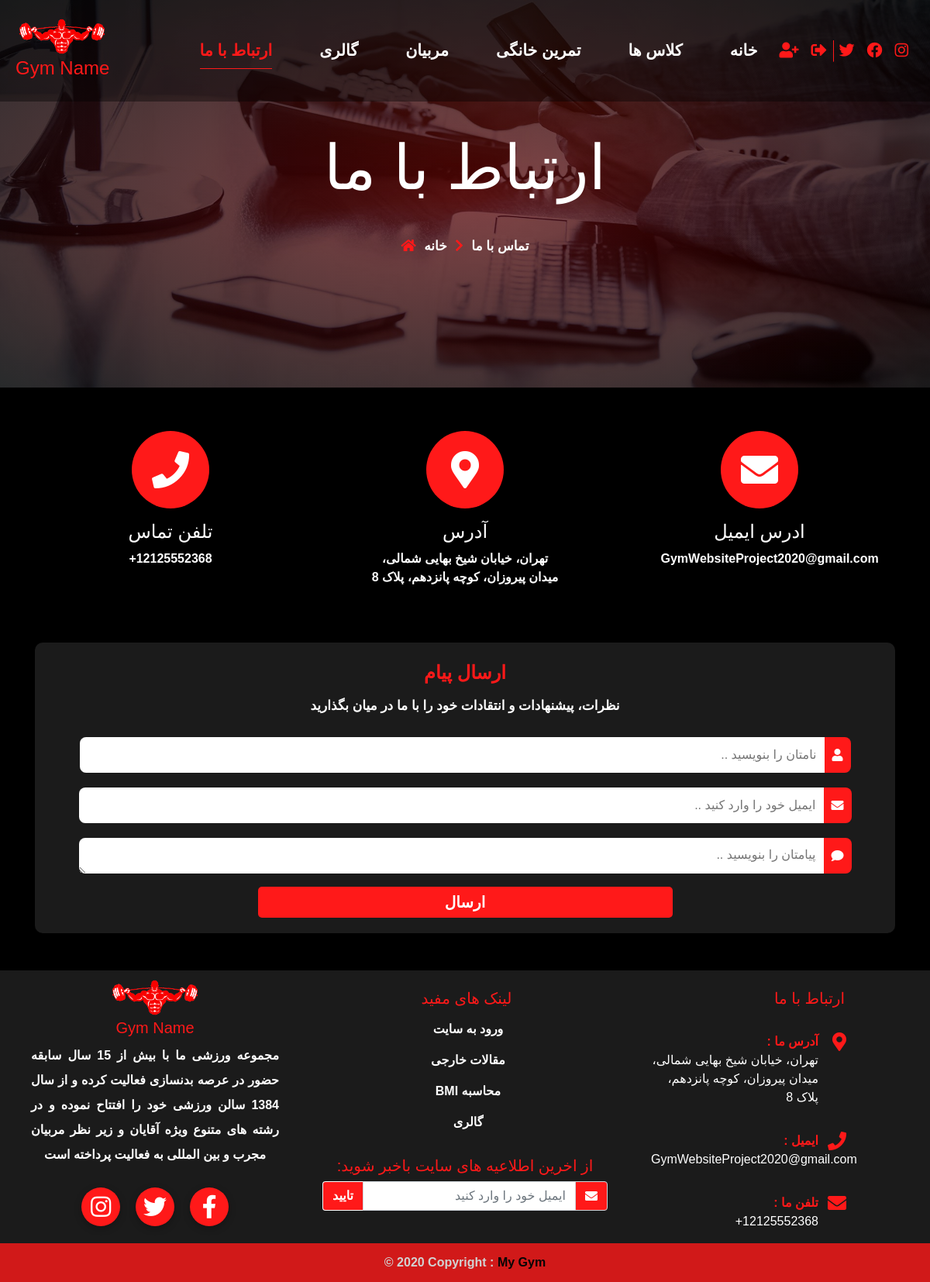
/contact_us/, run on the app's committed database.
### pages/models.py (models this page shows, shortened)
class Banner(models.Model):
    class Pages(models.TextChoices):
            page_1 = 'presence_class', "کلاس های حضوری"
            page_2 = 'online_private_class', "کلاس های انلاین خصوصی"
            page_3 = 'online_public_class', "کلاس های انلاین عمومی"
            page_4  = 'beginner_workouts', "تمرینات سطح مبتدی"
            page_5 = 'intermediate_workouts', "تمرینات سطح متوسط"
            page_6 = 'advanced_workouts', "تمرینات سطح پیشرفته"
            page_7 = 'our_team', "تیم ما"
            page_8 = 'gallery', "گالری"
            page_9 = 'contact_us', "ارتباط با ما"
            page_10 = 'profile', "پروفایل کاربری"
            page_11 = 'online_private_class_details', "جزئیات کلاس انلاین خصوصی"
            page_12 = 'online_public_class_details',"جزئیات کلاس انلاین عمومی"
            page_13 = 'presence_class_details',"جزئیات کلاس حضوری"
    image = models.ImageField(upload_to='banners/pages_banners/%Y/%m/%d')
    title = models.CharField(max_length=100)
    page = models.CharField(max_length=100,choices=Pages.choices,unique=True)
    class Meta:
        verbose_name_plural = "بنر ها"

### contact_us/models.py (models this page shows, shortened)
class Contact_Info(models.Model):
    address = models.TextField()
    phone = PhoneNumberField(null=False, blank=False)
    email = models.EmailField()
    instagram_link = models.URLField(blank=True)
    facebook_link = models.URLField(blank=True)
    twitter_link = models.URLField(blank=True)
    bio = models.TextField()
    class Meta:
        verbose_name_plural = "اطلاعات سایت"

### contact_us/views.py (the view, shortened to what this page needs)
# urls.py: path('contact_us/', include('contact_us.urls')),
def contact_us(request):
    banner = Banner.objects.filter(page="contact_us").first()
    info = Contact_Info.objects.all()
    context = {
        'banner' : banner,
        'informations' : info.first(),
    }
    return render(request, './contact_us.html',context)

### pages/context_processors.py (called while the page is built, shortened)
def info(request):
    info = Contact_Info.objects.all()
    context = {
        'info' : info.first(),
    }
    all_users = User.objects.all()
    for user in all_users:
        active_registers , expired_registers = Register.objects.get_user_registers(user)
        for i in expired_registers:
            i.is_expired=True
            i.save()
    if request.user.is_authenticated:
        cart_obj, new_obj = Cart.objects.new_or_get(request.user)
        cart_count = cart_obj.selected_class.count() + cart_obj.online_selected_class.count()
        context.update({'cart_count' : cart_count})
    return(context)

### registers/models.py (called while the page is built)
def add_dates(sender, instance, *args, **kwrags):
    if instance.status == 'پرداخت شده':
        if instance.register_date is None and instance.expiration_date is None:
            instance.register_date = date.today()
            instance.expiration_date = date.today() + timedelta(days=1)

def pre_save_create_register_id(sender, instance, *args, **kwrags):
    if not instance.register_id:
        instance.register_id = unique_register_id_generator(instance)

def post_save_register(sender, instance, created, *args, **kwrags):
    if created:
        instance.update_total()

def change_cart_status(sender, instance, *args, **kwargs):
    if instance.status == "پرداخت شده":
        qs = Cart.objects.filter(id=instance.cart.id)
        qs.update(terminated=True)

    def get_user_registers(self,user):
        active_classes = []
        qs = self.get_queryset().filter(user=user, status="پرداخت شده")
        for i in qs:
            if i.expiration_date > date.today():
                active_classes.append(i)
        s = set(active_classes)
        expired_classes = [x for x in qs if x not in s]
        return active_classes, expired_classes

### templates/contact_us.html (shortened to what this page needs)
{% extends 'base.html' %}
{% block content%}
  <section>
    <div class="banner"style="background-image: url('{{ banner.image.url }}');">
      <h1 data-aos="fade-up" data-aos-duration="800"> {{banner.title}} </h1>
      <div class="page-address">
        <span><i class="fa fa-home"></i></span>
        <span>تماس با ما</span>
        <span><i class="fas fa-chevron-right"></i></span>
        <span> خانه </span>
      </div>
    </div>
  </section>
  <section class="container my-5">
    {% if informations %}
    <div class="d-flex row justify-content-around text-center my-5">
      <div class="contact-item col-md-3 my-2">
        <i class="fa fa-phone fa-3x circle-icon"></i>
        <h4>تلفن تماس</h4>
        <p>{{ informations.phone}}</p>
      </div>
      <div class="contact-item col-md-3 my-2">
        <i class="fas fa-map-marker-alt fa-3x circle-icon"></i>
        <h4>آدرس</h4>
        <p>{{ informations.address }}</p>
      </div>
      <div class="contact-item col-md-3 my-2">
        <i class="fa fa-envelope fa-3x circle-icon"></i>
        <h4>ادرس ایمیل</h4>
        <p>{{ informations.email }}</p>
      </div>
    </div>
    {% else %}
<div class="col-md-12">
  <p>هیچ اطلاعاتی موجود نیست</p>
</div>
    {% endif %}
    <div class="massage">
      <h4>ارسال پیام</h4>
      <p>
        نظرات، پیشنهادات و انتقادات خود را با ما در میان بگذارید
      </p>
      <div class="form">
        <form class="contact-form" action="{% url 'contact_us' %}" method="POST">
          <div class="inputs">
            {% if user.is_authenticated %}
            <input required type="text" value="{{ user.first_name }} {{ user.last_name }}" placeholder="نامتان را بنویسید .." name="full-name" />
            {% else %}
            <input required type="text" placeholder="نامتان را بنویسید .." name="full-name" />
            {% endif %}
            <div class="append">
              <i class="fa fa-user"></i>
            </div>
          </div>
          <div class="inputs">
            {% if user.is_authenticated %}
            <input required type="email" value="{{user.email}}" placeholder="ایمیل خود را وارد کنید .."  name="email"/>
            {% else %}
            <input required type="email" placeholder="ایمیل خود را وارد کنید .."  name="email"/>
            {% endif %}
            <div class="append">
              <i class="fa fa-envelope"></i>
            </div>
          </div>
          <div class="inputs">
            <textarea class="textarea" required placeholder="پیامتان را بنویسید .." name="message-content"></textarea>
            <div class="append">
              <i class="fa fa-comment"></i>
            </div>
          </div>
          <input type="submit" value="ارسال" name="submit" />
        </form>
      </div>
    </div>
  </section>
  {% endblock %}

### templates/partials/footer.html (shortened to what this page needs)
{% load static %}
<footer>
  <div class="row no-gutters">
    <div class="col-lg-4">
      <div>
        <img src="{% static 'images/logo.png' %}" alt="" style="width: 30%;" />
        <h5>Gym Name</h5>
        <div class="mx-auto about-us">
          <p>{{ info.bio }}</p>
        </div>
      </div>
      <div class="footer-icon">
        <a href="{{ info.instagram_link }}" class="instagram"><i class="fab fa-instagram"></i></a>
        <a href="{{ info.twitter_link }}" class="twitter"><i class="fab fa-twitter"></i></a>
        <a href="{{ info.facebook_link }}" class="facebook"><i class="fab fa-facebook-f"></i></a>
      </div>
    </div>
    <div class="col-lg-4 mt-4">
      <div class="useful-links">
        <h5>لینک های مفید</h5>
        <ul>
          {% if user.is_authenticated %}
          <li><a href="{% url 'profile' %}">پروفایل کاربری</a></li>
          {% else %}
          <li><a href="{% url 'login' %}">ورود به سایت</a></li>
          {% endif %}
          <li><a href="https://www.menshealth.com/">مقالات خارجی</a></li>
          <li><a href="https://www.calculator.net/bmi-calculator.html">BMI محاسبه </a></li>
          <li><a href="{% url 'gallery' %}">گالری</a></li>
        </ul>
      </div>
      <div class="newsletters p-3">
        <div class="mb-2 text-white"><h5>:از اخرین اطلاعیه های سایت باخبر شوید</h5></div>
        <form method="POST">
          <div class="input-group">
            <button type="submit" class="btn shadow-none" name="submit_footer_subscribe">تایید</button>
            <input type="email" class="form-control text-right shadow-none" name="eamil_subscribe" placeholder="ایمیل خود را وارد کنید"/>
            <div class="input-group-append">
              <span class="input-group-text"><i class="fa fa-envelope"></i></span>
            </div>
          </div>
        </form>
      </div>
    </div>
    <div class="col-lg-4 contact-us mt-4">
      <h5>ارتباط با ما</h5>
      <ul class="footer-info">
        <li>
          <i class="fas fa-map-marker-alt"></i>
          <span>: آدرس ما</span>
          {{ info.address }}
</li>
        <li>
          <i class="fa fa-phone"></i>
          <span>: ایمیل</span>
          {{ info.email }}
        </li>
        <li>
          <i class="fa fa-envelope"></i>
          <span>: تلفن ما</span>
          {{ info.phone }}
        </li>
      </ul>
    </div>
  </div>
  <div class="lower-footer">
    © 2020 Copyright :
    <a href="{% url 'index' %}"> My Gym</a>
  </div>
</footer>

### data on the page
Banner: image (picture), title "ارتباط با ما"
Contact_Info: phone "+12125552368", address "تهران، خیابان شیخ بهایی شمالی، میدان پیروزان، کوچه پانزدهم، پلاک 8", email "GymWebsiteProject2020@gmail.com", bio "مجموعه ورزشی ما با بيش از 15 سال سابقه حضور در عرصه بدنسازی فعالیت کرده و از سال 1384 سالن ورزشی خود را افتتاح نموده و در رشته های متنوع ویژه آقايان و زیر نظر مربیان مجرب و بین المللی به فعالیت پرداخته است"
